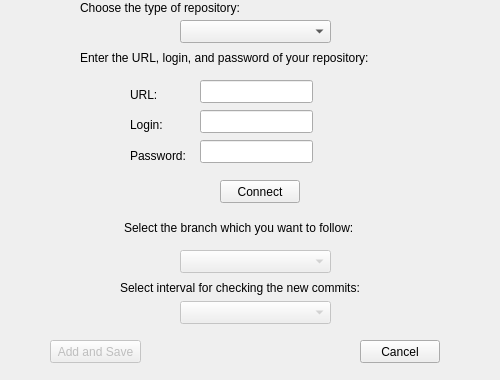
<?xml version="1.0" encoding="UTF-8"?>
<ui version="4.0">
 <class>AddNewRepository</class>
 <widget class="QDialog" name="AddNewRepository">
  <property name="geometry">
   <rect>
    <x>0</x>
    <y>0</y>
    <width>500</width>
    <height>380</height>
   </rect>
  </property>
  <property name="sizePolicy">
   <sizepolicy hsizetype="Fixed" vsizetype="Fixed">
    <horstretch>0</horstretch>
    <verstretch>0</verstretch>
   </sizepolicy>
  </property>
  <property name="minimumSize">
   <size>
    <width>500</width>
    <height>380</height>
   </size>
  </property>
  <property name="maximumSize">
   <size>
    <width>500</width>
    <height>380</height>
   </size>
  </property>
  <property name="windowTitle">
   <string>Dialog</string>
  </property>
  <widget class="QLineEdit" name="Edit_URL">
   <property name="geometry">
    <rect>
     <x>200</x>
     <y>80</y>
     <width>113</width>
     <height>23</height>
    </rect>
   </property>
  </widget>
  <widget class="QLineEdit" name="Edit_Login">
   <property name="geometry">
    <rect>
     <x>200</x>
     <y>110</y>
     <width>113</width>
     <height>23</height>
    </rect>
   </property>
  </widget>
  <widget class="QComboBox" name="ComboBox_RepositoryType">
   <property name="geometry">
    <rect>
     <x>180</x>
     <y>20</y>
     <width>151</width>
     <height>23</height>
    </rect>
   </property>
  </widget>
  <widget class="QLabel" name="Label_Password">
   <property name="geometry">
    <rect>
     <x>130</x>
     <y>148</y>
     <width>59</width>
     <height>15</height>
    </rect>
   </property>
   <property name="text">
    <string>Password:</string>
   </property>
  </widget>
  <widget class="QLineEdit" name="Edit_Password">
   <property name="geometry">
    <rect>
     <x>200</x>
     <y>140</y>
     <width>113</width>
     <height>23</height>
    </rect>
   </property>
   <property name="echoMode">
    <enum>QLineEdit::Password</enum>
   </property>
  </widget>
  <widget class="QComboBox" name="ComboBox_BranchName">
   <property name="enabled">
    <bool>false</bool>
   </property>
   <property name="geometry">
    <rect>
     <x>180</x>
     <y>250</y>
     <width>151</width>
     <height>23</height>
    </rect>
   </property>
  </widget>
  <widget class="QLabel" name="Label_URL">
   <property name="geometry">
    <rect>
     <x>130</x>
     <y>87</y>
     <width>59</width>
     <height>15</height>
    </rect>
   </property>
   <property name="text">
    <string>URL:</string>
   </property>
  </widget>
  <widget class="QPushButton" name="Button_Add_Save">
   <property name="enabled">
    <bool>false</bool>
   </property>
   <property name="geometry">
    <rect>
     <x>50</x>
     <y>340</y>
     <width>91</width>
     <height>23</height>
    </rect>
   </property>
   <property name="text">
    <string>Add and Save</string>
   </property>
  </widget>
  <widget class="QLabel" name="Label_Login">
   <property name="geometry">
    <rect>
     <x>130</x>
     <y>117</y>
     <width>59</width>
     <height>15</height>
    </rect>
   </property>
   <property name="text">
    <string>Login:</string>
   </property>
  </widget>
  <widget class="QLabel" name="Label_ChooseRepositoryType">
   <property name="geometry">
    <rect>
     <x>80</x>
     <y>0</y>
     <width>191</width>
     <height>16</height>
    </rect>
   </property>
   <property name="text">
    <string>Choose the type of repository:</string>
   </property>
  </widget>
  <widget class="QPushButton" name="Button_Connect">
   <property name="geometry">
    <rect>
     <x>220</x>
     <y>180</y>
     <width>80</width>
     <height>23</height>
    </rect>
   </property>
   <property name="text">
    <string>Connect</string>
   </property>
  </widget>
  <widget class="QLabel" name="Label_MainString">
   <property name="geometry">
    <rect>
     <x>80</x>
     <y>50</y>
     <width>321</width>
     <height>16</height>
    </rect>
   </property>
   <property name="text">
    <string>Enter the URL, login, and password of your repository:</string>
   </property>
  </widget>
  <widget class="QLabel" name="Label_Select">
   <property name="geometry">
    <rect>
     <x>124</x>
     <y>220</y>
     <width>271</width>
     <height>16</height>
    </rect>
   </property>
   <property name="text">
    <string>Select the branch which you want to follow:</string>
   </property>
  </widget>
  <widget class="QLabel" name="Label_CheckNewCommits">
   <property name="geometry">
    <rect>
     <x>120</x>
     <y>280</y>
     <width>281</width>
     <height>16</height>
    </rect>
   </property>
   <property name="text">
    <string>Select interval for checking the new commits:</string>
   </property>
  </widget>
  <widget class="QComboBox" name="ComboBox_TimeInterval">
   <property name="enabled">
    <bool>false</bool>
   </property>
   <property name="geometry">
    <rect>
     <x>180</x>
     <y>301</y>
     <width>151</width>
     <height>23</height>
    </rect>
   </property>
  </widget>
  <widget class="QPushButton" name="Button_Cancel">
   <property name="geometry">
    <rect>
     <x>360</x>
     <y>340</y>
     <width>80</width>
     <height>23</height>
    </rect>
   </property>
   <property name="text">
    <string>Cancel</string>
   </property>
  </widget>
 </widget>
 <resources/>
 <connections/>
</ui>
